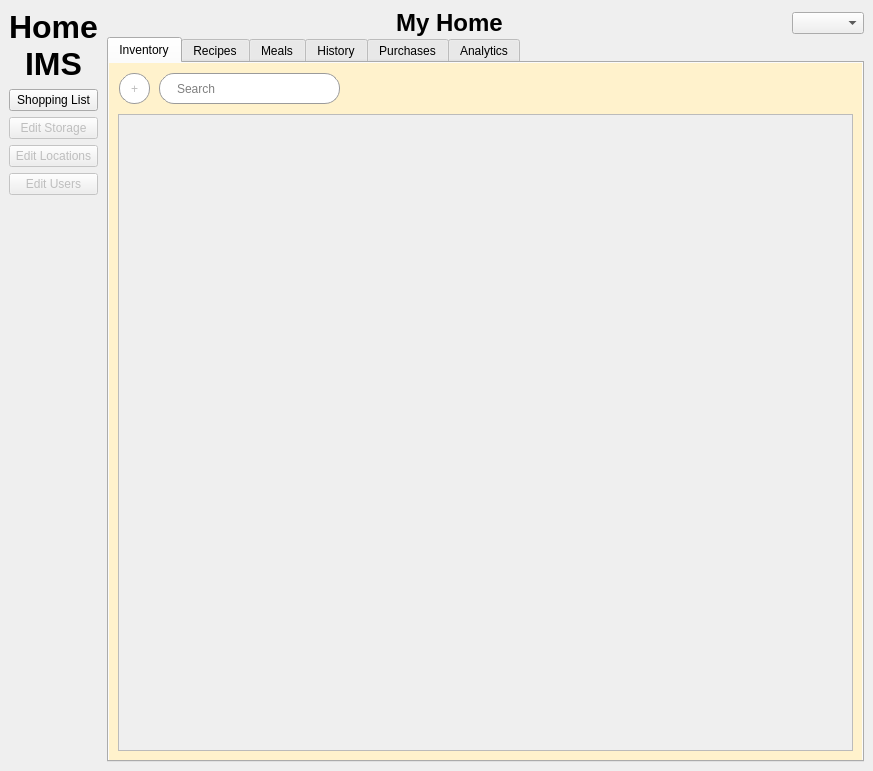
<?xml version="1.0" encoding="UTF-8"?>
<ui version="4.0">
 <class>MainWindow</class>
 <widget class="QMainWindow" name="MainWindow">
  <property name="geometry">
   <rect>
    <x>0</x>
    <y>0</y>
    <width>873</width>
    <height>771</height>
   </rect>
  </property>
  <property name="windowTitle">
   <string>MainWindow</string>
  </property>
  <property name="styleSheet">
   <string notr="true"/>
  </property>
  <widget class="QWidget" name="centralwidget">
   <layout class="QVBoxLayout" name="verticalLayout_4">
    <item>
     <layout class="QHBoxLayout" name="horizontalLayout">
      <property name="spacing">
       <number>0</number>
      </property>
      <item>
       <widget class="QWidget" name="widget" native="true">
        <layout class="QVBoxLayout" name="verticalLayout">
         <property name="leftMargin">
          <number>0</number>
         </property>
         <property name="topMargin">
          <number>0</number>
         </property>
         <item>
          <widget class="QLabel" name="appLabel">
           <property name="text">
            <string>&lt;html&gt;&lt;head/&gt;&lt;body&gt;&lt;p align=&quot;center&quot;&gt;&lt;span style=&quot; font-size:24pt; font-weight:700;&quot;&gt;Home&lt;/span&gt;&lt;br/&gt;&lt;span style=&quot; font-size:24pt; font-weight:700;&quot;&gt;IMS&lt;/span&gt;&lt;/p&gt;&lt;/body&gt;&lt;/html&gt;</string>
           </property>
          </widget>
         </item>
         <item>
          <widget class="QPushButton" name="shoppingListBtn">
           <property name="text">
            <string>Shopping List</string>
           </property>
          </widget>
         </item>
         <item>
          <widget class="QPushButton" name="editStorageBtn">
           <property name="enabled">
            <bool>false</bool>
           </property>
           <property name="text">
            <string>Edit Storage</string>
           </property>
          </widget>
         </item>
         <item>
          <widget class="QPushButton" name="editLocationsBtn">
           <property name="enabled">
            <bool>false</bool>
           </property>
           <property name="text">
            <string>Edit Locations</string>
           </property>
          </widget>
         </item>
         <item>
          <widget class="QPushButton" name="editUsersBtn">
           <property name="enabled">
            <bool>false</bool>
           </property>
           <property name="text">
            <string>Edit Users</string>
           </property>
          </widget>
         </item>
         <item>
          <spacer name="verticalSpacer">
           <property name="orientation">
            <enum>Qt::Vertical</enum>
           </property>
           <property name="sizeHint" stdset="0">
            <size>
             <width>20</width>
             <height>40</height>
            </size>
           </property>
          </spacer>
         </item>
        </layout>
       </widget>
      </item>
      <item>
       <layout class="QVBoxLayout" name="verticalLayout_3">
        <item>
         <layout class="QHBoxLayout" name="horizontalLayout_3">
          <property name="spacing">
           <number>0</number>
          </property>
          <item>
           <spacer name="horizontalSpacer_2">
            <property name="orientation">
             <enum>Qt::Horizontal</enum>
            </property>
            <property name="sizeHint" stdset="0">
             <size>
              <width>40</width>
              <height>20</height>
             </size>
            </property>
           </spacer>
          </item>
          <item>
           <widget class="QLabel" name="label_2">
            <property name="mouseTracking">
             <bool>true</bool>
            </property>
            <property name="text">
             <string>&lt;html&gt;&lt;head/&gt;&lt;body&gt;&lt;p align=&quot;center&quot;&gt;&lt;span style=&quot; font-size:18pt; font-weight:700;&quot;&gt;My Home&lt;/span&gt;&lt;/p&gt;&lt;/body&gt;&lt;/html&gt;</string>
            </property>
           </widget>
          </item>
          <item>
           <spacer name="horizontalSpacer">
            <property name="orientation">
             <enum>Qt::Horizontal</enum>
            </property>
            <property name="sizeHint" stdset="0">
             <size>
              <width>40</width>
              <height>20</height>
             </size>
            </property>
           </spacer>
          </item>
          <item>
           <widget class="QComboBox" name="userSelector"/>
          </item>
         </layout>
        </item>
        <item>
         <widget class="QTabWidget" name="tabs">
          <property name="enabled">
           <bool>true</bool>
          </property>
          <property name="styleSheet">
           <string notr="true"/>
          </property>
          <property name="currentIndex">
           <number>0</number>
          </property>
          <widget class="QWidget" name="inventoryTab">
           <property name="enabled">
            <bool>false</bool>
           </property>
           <property name="styleSheet">
            <string notr="true">#inventoryTab {
	background-color: #fff2cc
}</string>
           </property>
           <attribute name="title">
            <string>Inventory</string>
           </attribute>
           <layout class="QVBoxLayout" name="verticalLayout_2">
            <property name="spacing">
             <number>0</number>
            </property>
            <property name="leftMargin">
             <number>0</number>
            </property>
            <property name="topMargin">
             <number>0</number>
            </property>
            <property name="rightMargin">
             <number>0</number>
            </property>
            <property name="bottomMargin">
             <number>0</number>
            </property>
            <item>
             <widget class="QWidget" name="widget_2" native="true">
              <property name="sizePolicy">
               <sizepolicy hsizetype="Fixed" vsizetype="Fixed">
                <horstretch>0</horstretch>
                <verstretch>0</verstretch>
               </sizepolicy>
              </property>
              <property name="minimumSize">
               <size>
                <width>241</width>
                <height>51</height>
               </size>
              </property>
              <widget class="QPushButton" name="addItemBtn">
               <property name="geometry">
                <rect>
                 <x>10</x>
                 <y>10</y>
                 <width>31</width>
                 <height>31</height>
                </rect>
               </property>
               <property name="autoFillBackground">
                <bool>false</bool>
               </property>
               <property name="styleSheet">
                <string notr="true">QPushButton:pressed {
	background-color: #dfdfdf;
}

QPushButton:disabled {
	border-color: #9b9b9b;
}

QPushButton {
	background-color: #ffffff;
	border-color: #000000;
	border: 1px solid;
	border-radius: 15px;
}</string>
               </property>
               <property name="text">
                <string>+</string>
               </property>
               <property name="autoDefault">
                <bool>false</bool>
               </property>
               <property name="default">
                <bool>false</bool>
               </property>
               <property name="flat">
                <bool>false</bool>
               </property>
              </widget>
              <widget class="QLineEdit" name="inventorySearch">
               <property name="geometry">
                <rect>
                 <x>50</x>
                 <y>10</y>
                 <width>181</width>
                 <height>31</height>
                </rect>
               </property>
               <property name="cursor">
                <cursorShape>IBeamCursor</cursorShape>
               </property>
               <property name="tabletTracking">
                <bool>false</bool>
               </property>
               <property name="styleSheet">
                <string notr="true">QLineEdit {
	background-color: #ffffff;
	border: 1px solid;
	border-radius: 15px;
	padding-left: 15px;
	padding-right: 15px;
}

QLineEdit:disabled {
	border-color: #9b9b9b;
}</string>
               </property>
               <property name="text">
                <string/>
               </property>
               <property name="placeholderText">
                <string>Search</string>
               </property>
              </widget>
             </widget>
            </item>
            <item>
             <widget class="QWidget" name="widget_3" native="true">
              <layout class="QVBoxLayout" name="verticalLayout_5">
               <property name="spacing">
                <number>0</number>
               </property>
               <property name="leftMargin">
                <number>9</number>
               </property>
               <property name="topMargin">
                <number>0</number>
               </property>
               <property name="rightMargin">
                <number>9</number>
               </property>
               <property name="bottomMargin">
                <number>9</number>
               </property>
               <item>
                <widget class="QScrollArea" name="inventoryView">
                 <property name="styleSheet">
                  <string notr="true">#inventoryView {
	background-color: #00ffffff;
	border: 1px solid;
	border-color: #bbbbbb;
}</string>
                 </property>
                 <property name="widgetResizable">
                  <bool>true</bool>
                 </property>
                 <widget class="QWidget" name="widget_7">
                  <property name="styleSheet">
                   <string notr="true">#inventoryEntries {
	background-color: #00ffffff;
}</string>
                  </property>
                  <layout class="QVBoxLayout" name="verticalLayout_6"/>
                 </widget>
                </widget>
               </item>
              </layout>
             </widget>
            </item>
           </layout>
          </widget>
          <widget class="QWidget" name="recipesTab">
           <property name="enabled">
            <bool>false</bool>
           </property>
           <property name="styleSheet">
            <string notr="true">#recipesTab {
	background-color: rgb(221, 232, 250);
}</string>
           </property>
           <attribute name="title">
            <string>Recipes</string>
           </attribute>
           <layout class="QVBoxLayout" name="verticalLayout_8">
            <property name="spacing">
             <number>0</number>
            </property>
            <property name="leftMargin">
             <number>0</number>
            </property>
            <property name="topMargin">
             <number>0</number>
            </property>
            <property name="rightMargin">
             <number>0</number>
            </property>
            <property name="bottomMargin">
             <number>0</number>
            </property>
            <item>
             <widget class="QWidget" name="widget_4" native="true">
              <property name="sizePolicy">
               <sizepolicy hsizetype="Fixed" vsizetype="Fixed">
                <horstretch>0</horstretch>
                <verstretch>0</verstretch>
               </sizepolicy>
              </property>
              <property name="minimumSize">
               <size>
                <width>241</width>
                <height>51</height>
               </size>
              </property>
              <widget class="QPushButton" name="addRecipeBtn">
               <property name="geometry">
                <rect>
                 <x>10</x>
                 <y>10</y>
                 <width>31</width>
                 <height>31</height>
                </rect>
               </property>
               <property name="autoFillBackground">
                <bool>false</bool>
               </property>
               <property name="styleSheet">
                <string notr="true">QPushButton:pressed {
	background-color: #dfdfdf;
}

QPushButton:disabled {
	border-color: #9b9b9b;
}

QPushButton {
	background-color: #ffffff;
	border-color: #000000;
	border: 1px solid;
	border-radius: 15px;
}</string>
               </property>
               <property name="text">
                <string>+</string>
               </property>
               <property name="autoDefault">
                <bool>false</bool>
               </property>
               <property name="default">
                <bool>false</bool>
               </property>
               <property name="flat">
                <bool>false</bool>
               </property>
              </widget>
              <widget class="QLineEdit" name="recipeSearch">
               <property name="geometry">
                <rect>
                 <x>50</x>
                 <y>10</y>
                 <width>181</width>
                 <height>31</height>
                </rect>
               </property>
               <property name="cursor">
                <cursorShape>IBeamCursor</cursorShape>
               </property>
               <property name="tabletTracking">
                <bool>false</bool>
               </property>
               <property name="styleSheet">
                <string notr="true">QLineEdit {
	background-color: #ffffff;
	border: 1px solid;
	border-radius: 15px;
	padding-left: 15px;
	padding-right: 15px;
}

QLineEdit:disabled {
	border-color: #9b9b9b;
}</string>
               </property>
               <property name="text">
                <string/>
               </property>
               <property name="placeholderText">
                <string>Search</string>
               </property>
              </widget>
             </widget>
            </item>
           </layout>
          </widget>
          <widget class="QWidget" name="mealsTab">
           <property name="enabled">
            <bool>false</bool>
           </property>
           <property name="styleSheet">
            <string notr="true">#mealsTab {
	background-color: rgb(241, 208, 205);
}</string>
           </property>
           <attribute name="title">
            <string>Meals</string>
           </attribute>
           <layout class="QVBoxLayout" name="verticalLayout_9">
            <property name="spacing">
             <number>0</number>
            </property>
            <property name="leftMargin">
             <number>0</number>
            </property>
            <property name="topMargin">
             <number>0</number>
            </property>
            <property name="rightMargin">
             <number>0</number>
            </property>
            <property name="bottomMargin">
             <number>0</number>
            </property>
            <item>
             <widget class="QWidget" name="widget_5" native="true">
              <property name="sizePolicy">
               <sizepolicy hsizetype="Fixed" vsizetype="Fixed">
                <horstretch>0</horstretch>
                <verstretch>0</verstretch>
               </sizepolicy>
              </property>
              <property name="minimumSize">
               <size>
                <width>241</width>
                <height>51</height>
               </size>
              </property>
              <widget class="QPushButton" name="addMealBtn">
               <property name="geometry">
                <rect>
                 <x>10</x>
                 <y>10</y>
                 <width>31</width>
                 <height>31</height>
                </rect>
               </property>
               <property name="autoFillBackground">
                <bool>false</bool>
               </property>
               <property name="styleSheet">
                <string notr="true">QPushButton:pressed {
	background-color: #dfdfdf;
}

QPushButton:disabled {
	border-color: #9b9b9b;
}

QPushButton {
	background-color: #ffffff;
	border-color: #000000;
	border: 1px solid;
	border-radius: 15px;
}</string>
               </property>
               <property name="text">
                <string>+</string>
               </property>
               <property name="autoDefault">
                <bool>false</bool>
               </property>
               <property name="default">
                <bool>false</bool>
               </property>
               <property name="flat">
                <bool>false</bool>
               </property>
              </widget>
              <widget class="QLineEdit" name="mealSearch">
               <property name="geometry">
                <rect>
                 <x>50</x>
                 <y>10</y>
                 <width>181</width>
                 <height>31</height>
                </rect>
               </property>
               <property name="cursor">
                <cursorShape>IBeamCursor</cursorShape>
               </property>
               <property name="tabletTracking">
                <bool>false</bool>
               </property>
               <property name="styleSheet">
                <string notr="true">QLineEdit {
	background-color: #ffffff;
	border: 1px solid;
	border-radius: 15px;
	padding-left: 15px;
	padding-right: 15px;
}

QLineEdit:disabled {
	border-color: #9b9b9b;
}</string>
               </property>
               <property name="text">
                <string/>
               </property>
               <property name="placeholderText">
                <string>Search</string>
               </property>
              </widget>
             </widget>
            </item>
           </layout>
          </widget>
          <widget class="QWidget" name="historyTab">
           <property name="styleSheet">
            <string notr="true">#historyTab {
	background-color: rgb(217, 231, 214);
}</string>
           </property>
           <attribute name="title">
            <string>History</string>
           </attribute>
           <layout class="QVBoxLayout" name="verticalLayout_10">
            <item>
             <widget class="QTableView" name="historyView">
              <property name="editTriggers">
               <set>QAbstractItemView::NoEditTriggers</set>
              </property>
              <property name="selectionMode">
               <enum>QAbstractItemView::NoSelection</enum>
              </property>
              <property name="sortingEnabled">
               <bool>true</bool>
              </property>
              <attribute name="verticalHeaderVisible">
               <bool>false</bool>
              </attribute>
             </widget>
            </item>
           </layout>
          </widget>
          <widget class="QWidget" name="purchasesTab">
           <property name="styleSheet">
            <string notr="true">#purchasesTab {
	background-color: #e1d5e7
}</string>
           </property>
           <attribute name="title">
            <string>Purchases</string>
           </attribute>
           <layout class="QVBoxLayout" name="verticalLayout_11">
            <item>
             <widget class="QTableView" name="purchasesView">
              <property name="editTriggers">
               <set>QAbstractItemView::NoEditTriggers</set>
              </property>
              <property name="selectionMode">
               <enum>QAbstractItemView::NoSelection</enum>
              </property>
              <property name="sortingEnabled">
               <bool>true</bool>
              </property>
              <attribute name="verticalHeaderVisible">
               <bool>false</bool>
              </attribute>
             </widget>
            </item>
           </layout>
          </widget>
          <widget class="QWidget" name="analyticsTab">
           <property name="styleSheet">
            <string notr="true">#analyticsTab {
	background-color: rgb(245, 245, 245);
}</string>
           </property>
           <attribute name="title">
            <string>Analytics</string>
           </attribute>
           <layout class="QVBoxLayout" name="verticalLayout_7">
            <item>
             <widget class="QTableView" name="analyticsView">
              <property name="editTriggers">
               <set>QAbstractItemView::NoEditTriggers</set>
              </property>
              <property name="selectionMode">
               <enum>QAbstractItemView::NoSelection</enum>
              </property>
              <property name="sortingEnabled">
               <bool>true</bool>
              </property>
              <attribute name="verticalHeaderVisible">
               <bool>false</bool>
              </attribute>
             </widget>
            </item>
           </layout>
          </widget>
         </widget>
        </item>
       </layout>
      </item>
     </layout>
    </item>
   </layout>
  </widget>
 </widget>
 <resources/>
 <connections/>
</ui>
